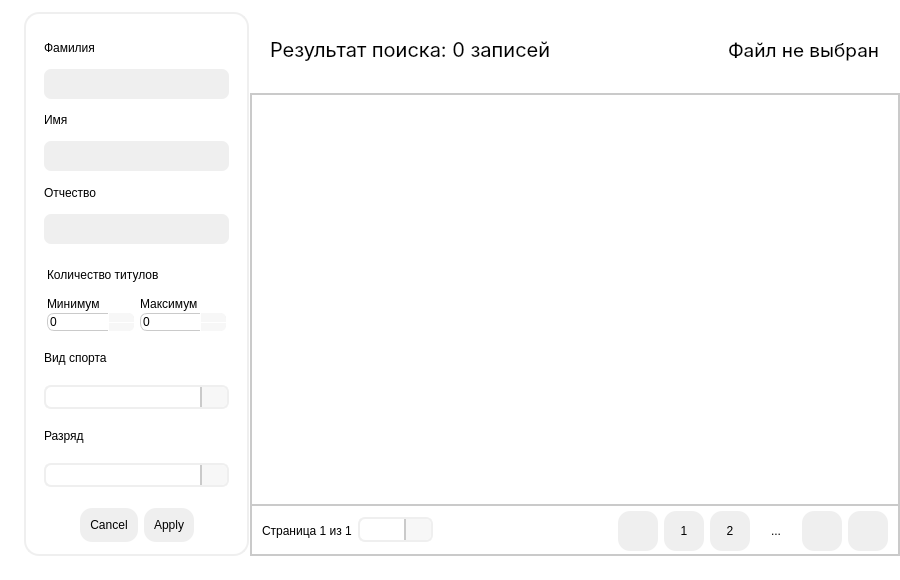
<?xml version="1.0" encoding="UTF-8"?>
<ui version="4.0">
 <class>search_dialog</class>
 <widget class="QDialog" name="search_dialog">
  <property name="geometry">
   <rect>
    <x>0</x>
    <y>0</y>
    <width>900</width>
    <height>580</height>
   </rect>
  </property>
  <property name="minimumSize">
   <size>
    <width>900</width>
    <height>580</height>
   </size>
  </property>
  <property name="windowTitle">
   <string>Dialog</string>
  </property>
  <property name="styleSheet">
   <string notr="true">QDialog {
	background-color: palette(base);
}
QLabel {
	margin-left: 0.1em;
}
QFrame {
	border:none;
	color: palette(text);
}
/*--------- Main part ---------*/
QLabel#table_name_label {
	font: 15pt &quot;Inter&quot;;
}
QLabel#file_name_label {
	font: 14pt &quot;Inter&quot;;
	color: palette(text);
}
QFrame#table_head {
	background-color: palette(base);
}
QFrame#table_head QPushButton{
	padding: 0 0.9em;
	padding-left: 0.7em;
	text-align:left;
}
QFrame#table_part {
	border: 2px solid palette(midlight);
	border-radius: 1em;
	background-color: palette(base);
	margin: 0 1em;
}
QFrame#table_part QFrame#pagination {
	border-top: 2px solid palette(midlight);
	border-bottom-left-radius: 10%;
	border-bottom-right-radius: 10%;
}

QFrame#fields {
	background-color: palette(base);
}
QPushButton {
	padding:10px;
	background-color: palette(button) ;
	border-radius: 12%;
	color: palette(button-text);
}
QLineEdit {
	border-radius: 7%;
	padding: 0 0.4em;
	background-color: palette(button);
}
QLineEdit:focus {
	border: 2px solid #76f725; 
}
QSpinBox {
	border-radius: 7%;
	padding: 0.2em;
}
QPushButton:hover {
	background-color: palette(highlight);
}
QPushButton:pressed {
	background-color: #76f725;
	color: palette(shadow);
}
QComboBox {
    border: 2px solid palette(button); 
    border-radius: 7%;
    padding: 2px 5px;
}
QComboBox::drop-down {
    background-color: palette(alternate-base); 
    
    border-left: 2px solid palette(midlight);
    border-top-right-radius: 5%;
    border-bottom-right-radius: 5%;
    
    width: 25px; 
}
QComboBox::down-arrow {
    image: url(&quot;/Users/dmitryburbas/Documents/Education/github_education_repo/my-education/athletes_list_manager_app/data/images/combo-icon.png&quot;);
    width: 16px;
    height: 16px;
}
QComboBox::drop-down:on {
    background-color:#76f725;
}
QComboBox:focus {
    border: 2px solid #76f725; 
}
QComboBox::drop-down:disabled {
    background-color:palette(button);
}
QComboBox:disabled {
	background-color:palette(button);
}


QComboBox::drop-down:hover {
    background-color:#76f725;
}
QSpinBox {
    padding-right: 15px;
	padding-left: 0.3em;
    border: 1px solid palette(midlight);
    border-radius: 7%;
    background-color: palette(base);
    color: palette(text);
}

QSpinBox::up-button {
    subcontrol-origin: border;
    subcontrol-position: top right; 
    width: 25px; 
    
    background-color: palette(alternate-base);
    border-left: 1px solid  palette(base);
    border-top-right-radius: 5%;
}

QSpinBox::down-button {
    subcontrol-origin: border;
    subcontrol-position: bottom right;
    width: 25px;
    
    background-color: palette(alternate-base);
	border-top: 1px solid  palette(base);
    border-left: 1px solid palette(base);
    border-bottom-right-radius: 5%;
}

QSpinBox::up-arrow {
    image: url(&quot;/Users/dmitryburbas/Documents/Education/github_education_repo/my-education/athletes_list_manager_app/data/images/up-arrow.png&quot;);
    width: 14px;
    height: 14px;
}

QSpinBox::down-arrow {
    image: url(&quot;/Users/dmitryburbas/Documents/Education/github_education_repo/my-education/athletes_list_manager_app/data/images/down-arrow.png&quot;);
    width: 14px;
    height: 14px;
}
QSpinBox::up-button:hover,QSpinBox::down-button:hover {
    background-color: #76f725;
}
QSpinBox::up-button:pressed,QSpinBox::down-button:pressed {
    background-color: #48b007;
}
QFrame#sidebar {
	border-radius: 15%;
	border: 2px solid palette(button);
}</string>
  </property>
  <layout class="QHBoxLayout" name="horizontalLayout">
   <property name="spacing">
    <number>1</number>
   </property>
   <property name="leftMargin">
    <number>24</number>
   </property>
   <property name="topMargin">
    <number>12</number>
   </property>
   <property name="rightMargin">
    <number>0</number>
   </property>
   <property name="bottomMargin">
    <number>24</number>
   </property>
   <item>
    <widget class="QFrame" name="sidebar">
     <property name="minimumSize">
      <size>
       <width>225</width>
       <height>0</height>
      </size>
     </property>
     <property name="frameShape">
      <enum>QFrame::Shape::StyledPanel</enum>
     </property>
     <property name="frameShadow">
      <enum>QFrame::Shadow::Raised</enum>
     </property>
     <layout class="QVBoxLayout" name="verticalLayout_11">
      <item>
       <widget class="QFrame" name="fields">
        <property name="minimumSize">
         <size>
          <width>0</width>
          <height>350</height>
         </size>
        </property>
        <property name="frameShape">
         <enum>QFrame::Shape::StyledPanel</enum>
        </property>
        <property name="frameShadow">
         <enum>QFrame::Shadow::Raised</enum>
        </property>
        <layout class="QVBoxLayout" name="verticalLayout_2">
         <property name="leftMargin">
          <number>0</number>
         </property>
         <property name="topMargin">
          <number>0</number>
         </property>
         <property name="rightMargin">
          <number>0</number>
         </property>
         <property name="bottomMargin">
          <number>15</number>
         </property>
         <item>
          <widget class="QFrame" name="names">
           <property name="sizePolicy">
            <sizepolicy hsizetype="Preferred" vsizetype="Preferred">
             <horstretch>0</horstretch>
             <verstretch>0</verstretch>
            </sizepolicy>
           </property>
           <property name="minimumSize">
            <size>
             <width>0</width>
             <height>230</height>
            </size>
           </property>
           <property name="frameShape">
            <enum>QFrame::Shape::StyledPanel</enum>
           </property>
           <property name="frameShadow">
            <enum>QFrame::Shadow::Raised</enum>
           </property>
           <layout class="QVBoxLayout" name="verticalLayout_3">
            <item>
             <widget class="QFrame" name="last_name">
              <property name="frameShape">
               <enum>QFrame::Shape::StyledPanel</enum>
              </property>
              <property name="frameShadow">
               <enum>QFrame::Shadow::Raised</enum>
              </property>
              <layout class="QVBoxLayout" name="verticalLayout_8">
               <property name="leftMargin">
                <number>0</number>
               </property>
               <property name="topMargin">
                <number>0</number>
               </property>
               <property name="rightMargin">
                <number>0</number>
               </property>
               <property name="bottomMargin">
                <number>0</number>
               </property>
               <item>
                <widget class="QLabel" name="last_name_label">
                 <property name="text">
                  <string>Фамилия</string>
                 </property>
                </widget>
               </item>
               <item>
                <widget class="QLineEdit" name="last_name_lineEdit">
                 <property name="minimumSize">
                  <size>
                   <width>0</width>
                   <height>30</height>
                  </size>
                 </property>
                </widget>
               </item>
              </layout>
             </widget>
            </item>
            <item>
             <widget class="QFrame" name="first_name">
              <property name="frameShape">
               <enum>QFrame::Shape::StyledPanel</enum>
              </property>
              <property name="frameShadow">
               <enum>QFrame::Shadow::Raised</enum>
              </property>
              <layout class="QVBoxLayout" name="verticalLayout_6">
               <property name="leftMargin">
                <number>0</number>
               </property>
               <property name="topMargin">
                <number>0</number>
               </property>
               <property name="rightMargin">
                <number>0</number>
               </property>
               <property name="bottomMargin">
                <number>0</number>
               </property>
               <item>
                <widget class="QLabel" name="first_name_label">
                 <property name="text">
                  <string>Имя</string>
                 </property>
                </widget>
               </item>
               <item>
                <widget class="QLineEdit" name="first_name_lineEdit">
                 <property name="minimumSize">
                  <size>
                   <width>0</width>
                   <height>30</height>
                  </size>
                 </property>
                 <property name="text">
                  <string/>
                 </property>
                </widget>
               </item>
              </layout>
             </widget>
            </item>
            <item>
             <widget class="QFrame" name="patronymic">
              <property name="frameShape">
               <enum>QFrame::Shape::StyledPanel</enum>
              </property>
              <property name="frameShadow">
               <enum>QFrame::Shadow::Raised</enum>
              </property>
              <layout class="QVBoxLayout" name="verticalLayout_7">
               <property name="leftMargin">
                <number>0</number>
               </property>
               <property name="topMargin">
                <number>0</number>
               </property>
               <property name="rightMargin">
                <number>0</number>
               </property>
               <property name="bottomMargin">
                <number>0</number>
               </property>
               <item>
                <widget class="QLabel" name="patronymic_label">
                 <property name="text">
                  <string>Отчество</string>
                 </property>
                </widget>
               </item>
               <item>
                <widget class="QLineEdit" name="patronymic_lineEdit">
                 <property name="minimumSize">
                  <size>
                   <width>0</width>
                   <height>30</height>
                  </size>
                 </property>
                </widget>
               </item>
              </layout>
             </widget>
            </item>
           </layout>
          </widget>
         </item>
         <item>
          <widget class="QFrame" name="title_count">
           <property name="frameShape">
            <enum>QFrame::Shape::StyledPanel</enum>
           </property>
           <property name="frameShadow">
            <enum>QFrame::Shadow::Raised</enum>
           </property>
           <layout class="QGridLayout" name="gridLayout">
            <property name="leftMargin">
             <number>12</number>
            </property>
            <property name="topMargin">
             <number>0</number>
            </property>
            <property name="rightMargin">
             <number>12</number>
            </property>
            <property name="bottomMargin">
             <number>0</number>
            </property>
            <property name="verticalSpacing">
             <number>7</number>
            </property>
            <item row="1" column="2">
             <widget class="QFrame" name="max_title">
              <property name="frameShape">
               <enum>QFrame::Shape::StyledPanel</enum>
              </property>
              <property name="frameShadow">
               <enum>QFrame::Shadow::Raised</enum>
              </property>
              <layout class="QVBoxLayout" name="verticalLayout_5">
               <property name="spacing">
                <number>2</number>
               </property>
               <property name="leftMargin">
                <number>0</number>
               </property>
               <property name="topMargin">
                <number>0</number>
               </property>
               <property name="rightMargin">
                <number>0</number>
               </property>
               <property name="bottomMargin">
                <number>0</number>
               </property>
               <item>
                <widget class="QLabel" name="max_label">
                 <property name="text">
                  <string>Максимум</string>
                 </property>
                </widget>
               </item>
               <item>
                <widget class="QSpinBox" name="max_spinBox"/>
               </item>
              </layout>
             </widget>
            </item>
            <item row="1" column="1">
             <widget class="QFrame" name="min_title">
              <property name="frameShape">
               <enum>QFrame::Shape::StyledPanel</enum>
              </property>
              <property name="frameShadow">
               <enum>QFrame::Shadow::Raised</enum>
              </property>
              <layout class="QVBoxLayout" name="verticalLayout_4">
               <property name="spacing">
                <number>2</number>
               </property>
               <property name="leftMargin">
                <number>0</number>
               </property>
               <property name="topMargin">
                <number>0</number>
               </property>
               <property name="rightMargin">
                <number>0</number>
               </property>
               <property name="bottomMargin">
                <number>0</number>
               </property>
               <item>
                <widget class="QLabel" name="min_label">
                 <property name="text">
                  <string>Минимум</string>
                 </property>
                </widget>
               </item>
               <item>
                <widget class="QSpinBox" name="min_spinBox"/>
               </item>
              </layout>
             </widget>
            </item>
            <item row="0" column="1" colspan="2">
             <widget class="QLabel" name="title_count_label">
              <property name="text">
               <string>Количество титулов</string>
              </property>
             </widget>
            </item>
           </layout>
          </widget>
         </item>
         <item>
          <widget class="QFrame" name="sport_type">
           <property name="frameShape">
            <enum>QFrame::Shape::StyledPanel</enum>
           </property>
           <property name="frameShadow">
            <enum>QFrame::Shadow::Raised</enum>
           </property>
           <layout class="QVBoxLayout" name="verticalLayout_9">
            <property name="topMargin">
             <number>0</number>
            </property>
            <property name="bottomMargin">
             <number>0</number>
            </property>
            <item>
             <widget class="QLabel" name="sport_label">
              <property name="text">
               <string>Вид спорта</string>
              </property>
             </widget>
            </item>
            <item>
             <widget class="QComboBox" name="sport_comboBox"/>
            </item>
           </layout>
          </widget>
         </item>
         <item>
          <widget class="QFrame" name="athlete_category">
           <property name="frameShape">
            <enum>QFrame::Shape::StyledPanel</enum>
           </property>
           <property name="frameShadow">
            <enum>QFrame::Shadow::Raised</enum>
           </property>
           <layout class="QVBoxLayout" name="verticalLayout_10">
            <property name="topMargin">
             <number>0</number>
            </property>
            <property name="bottomMargin">
             <number>0</number>
            </property>
            <item>
             <widget class="QLabel" name="category_label">
              <property name="text">
               <string>Разряд</string>
              </property>
             </widget>
            </item>
            <item>
             <widget class="QComboBox" name="category_comboBox"/>
            </item>
           </layout>
          </widget>
         </item>
        </layout>
       </widget>
      </item>
      <item>
       <widget class="QDialogButtonBox" name="buttonBox">
        <property name="minimumSize">
         <size>
          <width>0</width>
          <height>0</height>
         </size>
        </property>
        <property name="font">
         <font>
          <kerning>true</kerning>
         </font>
        </property>
        <property name="orientation">
         <enum>Qt::Orientation::Horizontal</enum>
        </property>
        <property name="standardButtons">
         <set>QDialogButtonBox::StandardButton::Apply|QDialogButtonBox::StandardButton::Cancel</set>
        </property>
        <property name="centerButtons">
         <bool>true</bool>
        </property>
       </widget>
      </item>
      <item>
       <spacer name="verticalSpacer">
        <property name="orientation">
         <enum>Qt::Orientation::Vertical</enum>
        </property>
        <property name="sizeType">
         <enum>QSizePolicy::Policy::Fixed</enum>
        </property>
        <property name="sizeHint" stdset="0">
         <size>
          <width>10</width>
          <height>3</height>
         </size>
        </property>
       </spacer>
      </item>
     </layout>
    </widget>
   </item>
   <item>
    <widget class="QFrame" name="main_part">
     <property name="minimumSize">
      <size>
       <width>650</width>
       <height>0</height>
      </size>
     </property>
     <property name="frameShape">
      <enum>QFrame::Shape::StyledPanel</enum>
     </property>
     <property name="frameShadow">
      <enum>QFrame::Shadow::Raised</enum>
     </property>
     <layout class="QVBoxLayout" name="verticalLayout_12">
      <property name="leftMargin">
       <number>0</number>
      </property>
      <property name="topMargin">
       <number>0</number>
      </property>
      <property name="rightMargin">
       <number>0</number>
      </property>
      <property name="bottomMargin">
       <number>0</number>
      </property>
      <item>
       <widget class="QFrame" name="table_head">
        <property name="minimumSize">
         <size>
          <width>0</width>
          <height>75</height>
         </size>
        </property>
        <property name="maximumSize">
         <size>
          <width>16777215</width>
          <height>75</height>
         </size>
        </property>
        <property name="frameShape">
         <enum>QFrame::Shape::StyledPanel</enum>
        </property>
        <property name="frameShadow">
         <enum>QFrame::Shadow::Raised</enum>
        </property>
        <layout class="QHBoxLayout" name="horizontalLayout_3">
         <property name="leftMargin">
          <number>20</number>
         </property>
         <property name="topMargin">
          <number>5</number>
         </property>
         <property name="rightMargin">
          <number>20</number>
         </property>
         <property name="bottomMargin">
          <number>5</number>
         </property>
         <item>
          <widget class="QLabel" name="table_name_label">
           <property name="font">
            <font>
             <family>Inter</family>
             <pointsize>15</pointsize>
             <italic>false</italic>
             <bold>false</bold>
            </font>
           </property>
           <property name="text">
            <string>Результат поиска: 0 записей</string>
           </property>
          </widget>
         </item>
         <item>
          <spacer name="table_head_spacer">
           <property name="orientation">
            <enum>Qt::Orientation::Horizontal</enum>
           </property>
           <property name="sizeHint" stdset="0">
            <size>
             <width>128</width>
             <height>20</height>
            </size>
           </property>
          </spacer>
         </item>
         <item>
          <widget class="Line" name="table_head_divide">
           <property name="orientation">
            <enum>Qt::Orientation::Vertical</enum>
           </property>
          </widget>
         </item>
         <item>
          <widget class="QLabel" name="file_name_label">
           <property name="font">
            <font>
             <family>Inter</family>
             <pointsize>14</pointsize>
             <italic>false</italic>
             <bold>false</bold>
            </font>
           </property>
           <property name="text">
            <string>Файл не выбран</string>
           </property>
          </widget>
         </item>
        </layout>
       </widget>
      </item>
      <item>
       <widget class="QFrame" name="table_part">
        <property name="frameShape">
         <enum>QFrame::Shape::StyledPanel</enum>
        </property>
        <property name="frameShadow">
         <enum>QFrame::Shadow::Raised</enum>
        </property>
        <layout class="QVBoxLayout" name="verticalLayout_13">
         <property name="spacing">
          <number>0</number>
         </property>
         <property name="leftMargin">
          <number>0</number>
         </property>
         <property name="topMargin">
          <number>0</number>
         </property>
         <property name="rightMargin">
          <number>0</number>
         </property>
         <property name="bottomMargin">
          <number>0</number>
         </property>
         <item>
          <widget class="QFrame" name="top_space_for_table">
           <property name="sizePolicy">
            <sizepolicy hsizetype="Preferred" vsizetype="Fixed">
             <horstretch>0</horstretch>
             <verstretch>0</verstretch>
            </sizepolicy>
           </property>
           <property name="minimumSize">
            <size>
             <width>0</width>
             <height>20</height>
            </size>
           </property>
           <property name="frameShape">
            <enum>QFrame::Shape::StyledPanel</enum>
           </property>
           <property name="frameShadow">
            <enum>QFrame::Shadow::Raised</enum>
           </property>
          </widget>
         </item>
         <item>
          <widget class="QTableView" name="tableView"/>
         </item>
         <item>
          <widget class="QFrame" name="pagination">
           <property name="minimumSize">
            <size>
             <width>500</width>
             <height>50</height>
            </size>
           </property>
           <property name="maximumSize">
            <size>
             <width>16777215</width>
             <height>50</height>
            </size>
           </property>
           <property name="frameShape">
            <enum>QFrame::Shape::StyledPanel</enum>
           </property>
           <property name="frameShadow">
            <enum>QFrame::Shadow::Raised</enum>
           </property>
           <layout class="QHBoxLayout" name="horizontalLayout_4">
            <property name="leftMargin">
             <number>10</number>
            </property>
            <property name="topMargin">
             <number>5</number>
            </property>
            <property name="rightMargin">
             <number>10</number>
            </property>
            <property name="bottomMargin">
             <number>5</number>
            </property>
            <item>
             <widget class="QLabel" name="current_page_label">
              <property name="sizePolicy">
               <sizepolicy hsizetype="Fixed" vsizetype="Fixed">
                <horstretch>0</horstretch>
                <verstretch>0</verstretch>
               </sizepolicy>
              </property>
              <property name="minimumSize">
               <size>
                <width>0</width>
                <height>40</height>
               </size>
              </property>
              <property name="maximumSize">
               <size>
                <width>16777215</width>
                <height>40</height>
               </size>
              </property>
              <property name="text">
               <string>Страница 1 из 1</string>
              </property>
             </widget>
            </item>
            <item>
             <widget class="QComboBox" name="records_on_page_comboBox">
              <property name="minimumSize">
               <size>
                <width>0</width>
                <height>25</height>
               </size>
              </property>
              <property name="maximumSize">
               <size>
                <width>75</width>
                <height>16777215</height>
               </size>
              </property>
             </widget>
            </item>
            <item>
             <spacer name="pagination_spacer_right">
              <property name="orientation">
               <enum>Qt::Orientation::Horizontal</enum>
              </property>
              <property name="sizeHint" stdset="0">
               <size>
                <width>193</width>
                <height>20</height>
               </size>
              </property>
             </spacer>
            </item>
            <item>
             <widget class="QPushButton" name="prev_pagination_button">
              <property name="sizePolicy">
               <sizepolicy hsizetype="Fixed" vsizetype="Fixed">
                <horstretch>0</horstretch>
                <verstretch>0</verstretch>
               </sizepolicy>
              </property>
              <property name="minimumSize">
               <size>
                <width>40</width>
                <height>40</height>
               </size>
              </property>
              <property name="maximumSize">
               <size>
                <width>40</width>
                <height>40</height>
               </size>
              </property>
              <property name="font">
               <font>
                <family>.AppleSystemUIFont</family>
               </font>
              </property>
              <property name="cursor">
               <cursorShape>PointingHandCursor</cursorShape>
              </property>
              <property name="text">
               <string/>
              </property>
              <property name="icon">
               <iconset theme="system-reboot"/>
              </property>
             </widget>
            </item>
            <item>
             <widget class="QPushButton" name="first_page_button">
              <property name="sizePolicy">
               <sizepolicy hsizetype="Fixed" vsizetype="Fixed">
                <horstretch>0</horstretch>
                <verstretch>0</verstretch>
               </sizepolicy>
              </property>
              <property name="minimumSize">
               <size>
                <width>40</width>
                <height>40</height>
               </size>
              </property>
              <property name="maximumSize">
               <size>
                <width>40</width>
                <height>40</height>
               </size>
              </property>
              <property name="cursor">
               <cursorShape>PointingHandCursor</cursorShape>
              </property>
              <property name="text">
               <string>1</string>
              </property>
             </widget>
            </item>
            <item>
             <widget class="QPushButton" name="second_page_button">
              <property name="sizePolicy">
               <sizepolicy hsizetype="Fixed" vsizetype="Fixed">
                <horstretch>0</horstretch>
                <verstretch>0</verstretch>
               </sizepolicy>
              </property>
              <property name="minimumSize">
               <size>
                <width>40</width>
                <height>40</height>
               </size>
              </property>
              <property name="maximumSize">
               <size>
                <width>40</width>
                <height>40</height>
               </size>
              </property>
              <property name="cursor">
               <cursorShape>PointingHandCursor</cursorShape>
              </property>
              <property name="text">
               <string>2</string>
              </property>
             </widget>
            </item>
            <item>
             <widget class="QLabel" name="pagination_ellipsis_label">
              <property name="sizePolicy">
               <sizepolicy hsizetype="Fixed" vsizetype="Fixed">
                <horstretch>0</horstretch>
                <verstretch>0</verstretch>
               </sizepolicy>
              </property>
              <property name="minimumSize">
               <size>
                <width>40</width>
                <height>40</height>
               </size>
              </property>
              <property name="maximumSize">
               <size>
                <width>40</width>
                <height>40</height>
               </size>
              </property>
              <property name="text">
               <string>...</string>
              </property>
              <property name="alignment">
               <set>Qt::AlignmentFlag::AlignCenter</set>
              </property>
             </widget>
            </item>
            <item>
             <widget class="QPushButton" name="next_pagination_button">
              <property name="sizePolicy">
               <sizepolicy hsizetype="Fixed" vsizetype="Fixed">
                <horstretch>0</horstretch>
                <verstretch>0</verstretch>
               </sizepolicy>
              </property>
              <property name="minimumSize">
               <size>
                <width>40</width>
                <height>40</height>
               </size>
              </property>
              <property name="maximumSize">
               <size>
                <width>40</width>
                <height>40</height>
               </size>
              </property>
              <property name="cursor">
               <cursorShape>PointingHandCursor</cursorShape>
              </property>
              <property name="text">
               <string/>
              </property>
              <property name="icon">
               <iconset theme="media-playback-start"/>
              </property>
             </widget>
            </item>
            <item>
             <widget class="QPushButton" name="last_page_button">
              <property name="sizePolicy">
               <sizepolicy hsizetype="Fixed" vsizetype="Fixed">
                <horstretch>0</horstretch>
                <verstretch>0</verstretch>
               </sizepolicy>
              </property>
              <property name="minimumSize">
               <size>
                <width>40</width>
                <height>40</height>
               </size>
              </property>
              <property name="maximumSize">
               <size>
                <width>40</width>
                <height>40</height>
               </size>
              </property>
              <property name="baseSize">
               <size>
                <width>25</width>
                <height>25</height>
               </size>
              </property>
              <property name="cursor">
               <cursorShape>PointingHandCursor</cursorShape>
              </property>
              <property name="text">
               <string/>
              </property>
              <property name="icon">
               <iconset theme="media-seek-forward"/>
              </property>
             </widget>
            </item>
           </layout>
          </widget>
         </item>
        </layout>
       </widget>
      </item>
     </layout>
    </widget>
   </item>
  </layout>
 </widget>
 <resources/>
 <connections>
  <connection>
   <sender>buttonBox</sender>
   <signal>accepted()</signal>
   <receiver>search_dialog</receiver>
   <slot>accept()</slot>
   <hints>
    <hint type="sourcelabel">
     <x>248</x>
     <y>254</y>
    </hint>
    <hint type="destinationlabel">
     <x>157</x>
     <y>274</y>
    </hint>
   </hints>
  </connection>
  <connection>
   <sender>buttonBox</sender>
   <signal>rejected()</signal>
   <receiver>search_dialog</receiver>
   <slot>reject()</slot>
   <hints>
    <hint type="sourcelabel">
     <x>316</x>
     <y>260</y>
    </hint>
    <hint type="destinationlabel">
     <x>286</x>
     <y>274</y>
    </hint>
   </hints>
  </connection>
 </connections>
</ui>
